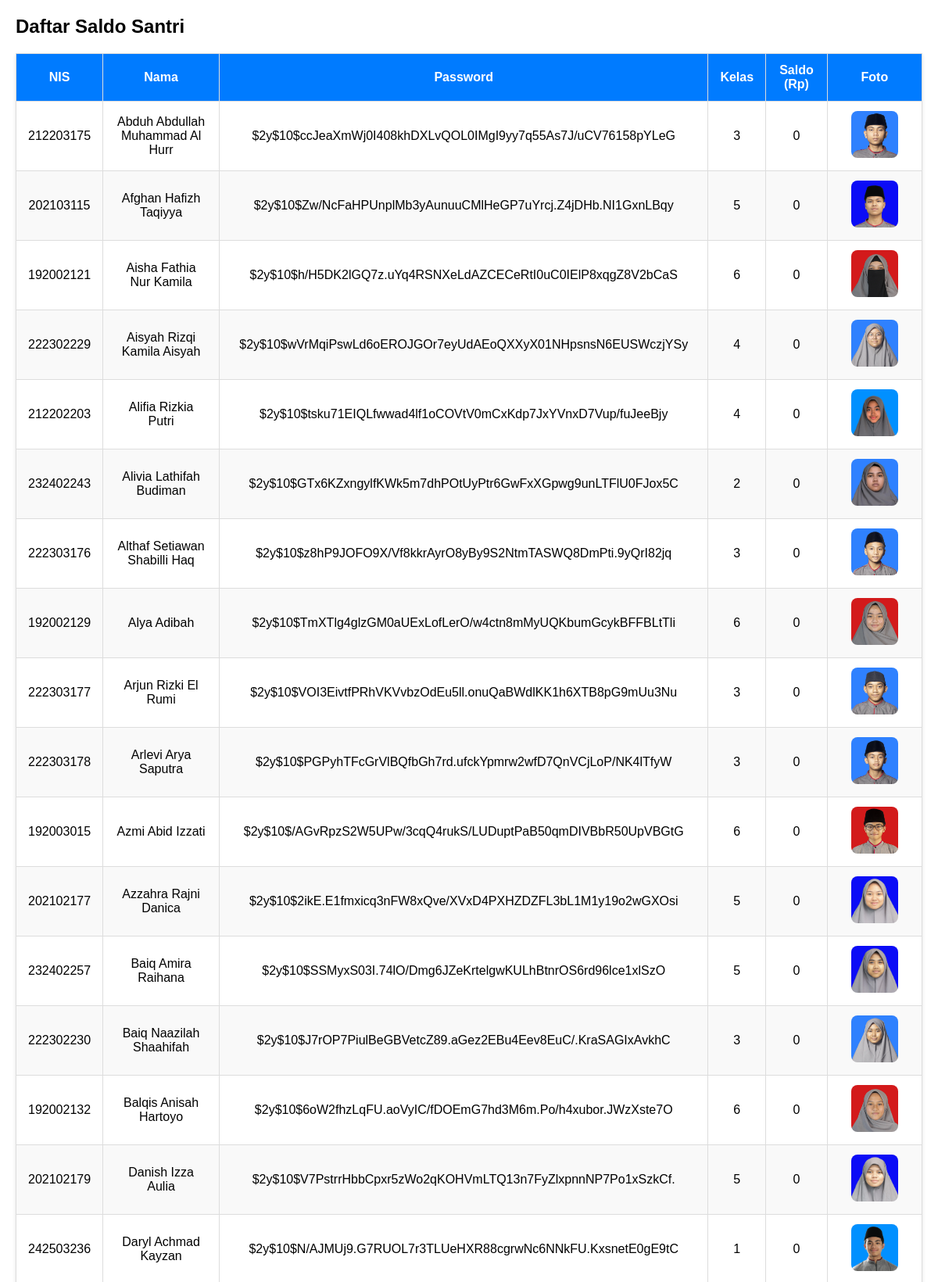
The app's page /php/data_santri.php (upper part) with its own data.
### tables this page shows
CREATE TABLE `saldo` (
  `id` int(11) NOT NULL,
  `santri_id` int(11) NOT NULL,
  `total_saldo` int(11) DEFAULT 0,
  `updated_at` datetime DEFAULT current_timestamp()
);

CREATE TABLE `santri` (
  `id` int(11) NOT NULL,
  `nis` varchar(255) NOT NULL,
  `nama` varchar(255) DEFAULT NULL,
  `kelas` varchar(255) DEFAULT NULL,
  `tgl_lahir` varchar(255) DEFAULT NULL,
  `kampus` varchar(255) DEFAULT NULL,
  `password` varchar(255) DEFAULT NULL,
  `foto` varchar(255) DEFAULT NULL
);

### php/data_santri.php (the view, shortened to what this page needs)
<?php
include_once 'conn.php';
$query = "SELECT s.nis, s.nama, s.kelas, s.foto, s.password, sa.total_saldo
          FROM santri s
          JOIN saldo sa ON s.id = sa.santri_id
          ORDER BY s.nama ASC";
$result = $conn->query($query);
?>
<!DOCTYPE html>
<html lang="id">
<head>
</head>
<body>
  <h2>Daftar Saldo Santri</h2>
  <table>
    <thead>
      <tr>
        <th>NIS</th>
        <th>Nama</th>
        <th>Password</th>
        <th>Kelas</th>
        <th>Saldo (Rp)</th>
        <th>Foto</th>
      </tr>
    </thead>
    <tbody>
      <?php if ($result && $result->num_rows > 0): ?>
        <?php while ($row = $result->fetch_assoc()): ?>
          <tr>
            <td><?= htmlspecialchars($row['nis']) ?></td>
            <td><?= htmlspecialchars($row['nama']) ?></td>
            <td><?= htmlspecialchars($row['password']) ?></td>
            <td><?= htmlspecialchars($row['kelas']) ?></td>
            <td><?= number_format($row['total_saldo'], 0, ',', '.') ?></td>
            <td>
              <?php if (!empty($row['foto'])): ?>
                <img src="foto/<?= htmlspecialchars($row['foto']) ?>" alt="Foto <?= $row['nama'] ?>">
              <?php else: ?>
                <span>—</span>
              <?php endif; ?>
            </td>
          </tr>
        <?php endwhile; ?>
      <?php else: ?>
        <tr><td colspan="5">Belum ada data santri atau saldo.</td></tr>
      <?php endif; ?>
    </tbody>
  </table>
</body>
</html>

### php/data_santri.php (style rules this page uses)
body { font-family: Arial, sans-serif; margin: 20px; }
table { width: 100%; border-collapse: collapse; box-shadow: 0 2px 5px rgba(0,0,0,0.1); }
thead { background-color: #007bff; color: white; }
th, td { padding: 12px 15px; border: 1px solid #ddd; text-align: center; }
tbody tr:nth-child(even) { background-color: #f9f9f9; }
img { width: 60px; height: 60px; object-fit: cover; border-radius: 8px; }

### records on screen
saldo: santri.nis "212203175", santri.nama "Abduh Abdullah Muhammad Al Hurr", santri.password "$2y$10$ccJeaXmWj0I408khDXLvQOL0IMgI9yy7q55As7J/uCV76158pYLeG", santri.kelas "3", total_saldo "0", santri.foto (picture)
saldo: santri.nis "202103115", santri.nama "Afghan Hafizh Taqiyya", santri.password "$2y$10$Zw/NcFaHPUnplMb3yAunuuCMlHeGP7uYrcj.Z4jDHb.NI1GxnLBqy", santri.kelas "5", total_saldo "0", santri.foto (picture)
saldo: santri.nis "192002121", santri.nama "Aisha Fathia Nur Kamila", santri.password "$2y$10$h/H5DK2lGQ7z.uYq4RSNXeLdAZCECeRtI0uC0IElP8xqgZ8V2bCaS", santri.kelas "6", total_saldo "0", santri.foto (picture)
saldo: santri.nis "222302229", santri.nama "Aisyah Rizqi Kamila Aisyah", santri.password "$2y$10$wVrMqiPswLd6oEROJGOr7eyUdAEoQXXyX01NHpsnsN6EUSWczjYSy", santri.kelas "4", total_saldo "0", santri.foto (picture)
saldo: santri.nis "212202203", santri.nama "Alifia Rizkia Putri", santri.password "$2y$10$tsku71EIQLfwwad4lf1oCOVtV0mCxKdp7JxYVnxD7Vup/fuJeeBjy", santri.kelas "4", total_saldo "0", santri.foto (picture)
saldo: santri.nis "232402243", santri.nama "Alivia Lathifah Budiman", santri.password "$2y$10$GTx6KZxngylfKWk5m7dhPOtUyPtr6GwFxXGpwg9unLTFlU0FJox5C", santri.kelas "2", total_saldo "0", santri.foto (picture)
saldo: santri.nis "222303176", santri.nama "Althaf Setiawan Shabilli Haq", santri.password "$2y$10$z8hP9JOFO9X/Vf8kkrAyrO8yBy9S2NtmTASWQ8DmPti.9yQrI82jq", santri.kelas "3", total_saldo "0", santri.foto (picture)
saldo: santri.nis "192002129", santri.nama "Alya Adibah", santri.password "$2y$10$TmXTlg4glzGM0aUExLofLerO/w4ctn8mMyUQKbumGcykBFFBLtTli", santri.kelas "6", total_saldo "0", santri.foto (picture)
saldo: santri.nis "222303177", santri.nama "Arjun Rizki El Rumi", santri.password "$2y$10$VOI3EivtfPRhVKVvbzOdEu5ll.onuQaBWdlKK1h6XTB8pG9mUu3Nu", santri.kelas "3", total_saldo "0", santri.foto (picture)
saldo: santri.nis "222303178", santri.nama "Arlevi Arya Saputra", santri.password "$2y$10$PGPyhTFcGrVlBQfbGh7rd.ufckYpmrw2wfD7QnVCjLoP/NK4lTfyW", santri.kelas "3", total_saldo "0", santri.foto (picture)
saldo: santri.nis "192003015", santri.nama "Azmi Abid Izzati", santri.password "$2y$10$/AGvRpzS2W5UPw/3cqQ4rukS/LUDuptPaB50qmDIVBbR50UpVBGtG", santri.kelas "6", total_saldo "0", santri.foto (picture)
saldo: santri.nis "202102177", santri.nama "Azzahra Rajni Danica", santri.password "$2y$10$2ikE.E1fmxicq3nFW8xQve/XVxD4PXHZDZFL3bL1M1y19o2wGXOsi", santri.kelas "5", total_saldo "0", santri.foto (picture)
saldo: santri.nis "232402257", santri.nama "Baiq Amira Raihana", santri.password "$2y$10$SSMyxS03I.74lO/Dmg6JZeKrtelgwKULhBtnrOS6rd96lce1xlSzO", santri.kelas "5", total_saldo "0", santri.foto (picture)
saldo: santri.nis "222302230", santri.nama "Baiq Naazilah Shaahifah", santri.password "$2y$10$J7rOP7PiulBeGBVetcZ89.aGez2EBu4Eev8EuC/.KraSAGIxAvkhC", santri.kelas "3", total_saldo "0", santri.foto (picture)
saldo: santri.nis "192002132", santri.nama "Balqis Anisah Hartoyo", santri.password "$2y$10$6oW2fhzLqFU.aoVyIC/fDOEmG7hd3M6m.Po/h4xubor.JWzXste7O", santri.kelas "6", total_saldo "0", santri.foto (picture)
saldo: santri.nis "202102179", santri.nama "Danish Izza Aulia", santri.password "$2y$10$V7PstrrHbbCpxr5zWo2qKOHVmLTQ13n7FyZlxpnnNP7Po1xSzkCf.", santri.kelas "5", total_saldo "0", santri.foto (picture)
saldo: santri.nis "242503236", santri.nama "Daryl Achmad Kayzan", santri.password "$2y$10$N/AJMUj9.G7RUOL7r3TLUeHXR88cgrwNc6NNkFU.KxsnetE0gE9tC", santri.kelas "1", total_saldo "0", santri.foto (picture)
